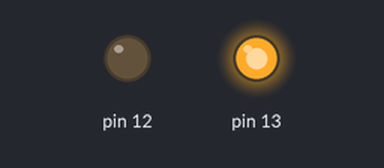
This sketch was run on a simulated Arduino Uno, built with avr-gcc and run on an emulated ATmega328P. Parts: output pins drawn as LEDs (lit = HIGH).

Above: at 1.0 s.
At 2.2 s:
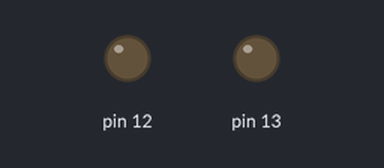
At 3.5 s:
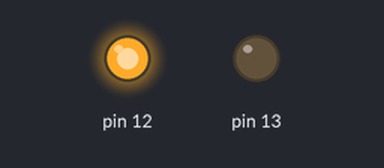
Timing chart, 0 to 6.5 s (numbered marks = the images above):
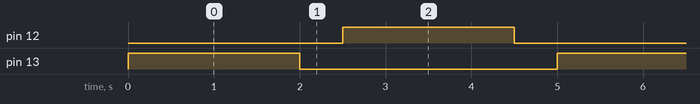

The sketch:

LED.ino
```cpp
void setup(){
  pinMode(13, OUTPUT);
  pinMode(12, OUTPUT);
}
void loop (){
  digitalWrite(13, HIGH);
  delay(2000);
  digitalWrite(13, LOW);
  delay(500);
  digitalWrite(12, HIGH);
  delay(2000);
  digitalWrite(12, LOW);
  delay(500);
}
```

Measured:
- by itself, pin 12, pin 13: alternates HIGH for 2.0 s and LOW for 3.0 s
- by itself, everything shown: repeats every 5.0 s, in 4 steps
